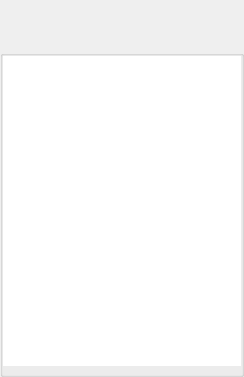
<?xml version="1.0" encoding="UTF-8"?>
<ui version="4.0">
 <class>UploadsDialog</class>
 <widget class="QWidget" name="UploadsDialog">
  <property name="windowModality">
   <enum>Qt::ApplicationModal</enum>
  </property>
  <property name="geometry">
   <rect>
    <x>0</x>
    <y>0</y>
    <width>244</width>
    <height>377</height>
   </rect>
  </property>
  <property name="sizePolicy">
   <sizepolicy hsizetype="Preferred" vsizetype="Preferred">
    <horstretch>0</horstretch>
    <verstretch>0</verstretch>
   </sizepolicy>
  </property>
  <property name="minimumSize">
   <size>
    <width>0</width>
    <height>0</height>
   </size>
  </property>
  <property name="maximumSize">
   <size>
    <width>16777215</width>
    <height>16777215</height>
   </size>
  </property>
  <property name="windowTitle">
   <string>Menu</string>
  </property>
  <property name="windowOpacity">
   <double>1.000000000000000</double>
  </property>
  <property name="toolTip">
   <string/>
  </property>
  <layout class="QVBoxLayout" name="verticalLayout">
   <property name="spacing">
    <number>0</number>
   </property>
   <property name="leftMargin">
    <number>0</number>
   </property>
   <property name="topMargin">
    <number>0</number>
   </property>
   <property name="rightMargin">
    <number>0</number>
   </property>
   <property name="bottomMargin">
    <number>0</number>
   </property>
   <item>
    <widget class="TitleBarWidget" name="m_TitleBarWidget" native="true">
     <property name="sizePolicy">
      <sizepolicy hsizetype="Preferred" vsizetype="Fixed">
       <horstretch>0</horstretch>
       <verstretch>0</verstretch>
      </sizepolicy>
     </property>
     <property name="minimumSize">
      <size>
       <width>0</width>
       <height>50</height>
      </size>
     </property>
     <property name="maximumSize">
      <size>
       <width>16777215</width>
       <height>130</height>
      </size>
     </property>
    </widget>
   </item>
   <item>
    <widget class="QGroupBox" name="FileItemsBox">
     <property name="minimumSize">
      <size>
       <width>0</width>
       <height>0</height>
      </size>
     </property>
     <property name="title">
      <string/>
     </property>
     <layout class="QGridLayout" name="gridLayout">
      <property name="leftMargin">
       <number>0</number>
      </property>
      <property name="topMargin">
       <number>0</number>
      </property>
      <property name="rightMargin">
       <number>0</number>
      </property>
      <property name="bottomMargin">
       <number>8</number>
      </property>
      <property name="spacing">
       <number>0</number>
      </property>
      <item row="0" column="0">
       <widget class="QListWidget" name="m_FileItemList">
        <property name="frameShape">
         <enum>QFrame::NoFrame</enum>
        </property>
        <property name="frameShadow">
         <enum>QFrame::Plain</enum>
        </property>
        <property name="lineWidth">
         <number>0</number>
        </property>
        <property name="iconSize">
         <size>
          <width>32</width>
          <height>32</height>
         </size>
        </property>
        <property name="verticalScrollMode">
         <enum>QAbstractItemView::ScrollPerPixel</enum>
        </property>
        <property name="resizeMode">
         <enum>QListView::Adjust</enum>
        </property>
        <property name="uniformItemSizes">
         <bool>true</bool>
        </property>
       </widget>
      </item>
     </layout>
    </widget>
   </item>
   <item>
    <widget class="BottomBarWidget" name="m_BottomBarWidget" native="true">
     <property name="sizePolicy">
      <sizepolicy hsizetype="Expanding" vsizetype="Minimum">
       <horstretch>0</horstretch>
       <verstretch>0</verstretch>
      </sizepolicy>
     </property>
     <property name="minimumSize">
      <size>
       <width>30</width>
       <height>0</height>
      </size>
     </property>
     <property name="autoFillBackground">
      <bool>true</bool>
     </property>
    </widget>
   </item>
  </layout>
 </widget>
 <customwidgets>
  <customwidget>
   <class>TitleBarWidget</class>
   <extends>QWidget</extends>
   <header>TitleBarWidget.h</header>
   <container>1</container>
  </customwidget>
  <customwidget>
   <class>BottomBarWidget</class>
   <extends>QWidget</extends>
   <header location="global">BottomBarWidget.h</header>
   <container>1</container>
  </customwidget>
 </customwidgets>
 <resources/>
 <connections/>
</ui>
